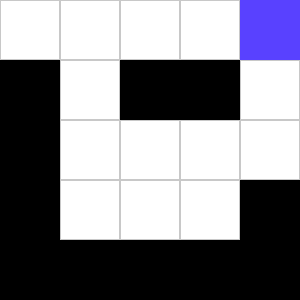

A 2D game scene composited from a Tiled map and its tileset images. What follows is a short description and the map's XML, with every tile layer's data as written:
An orthogonal 5x5 tile map with 60x60 px tiles, 3 tile layers (Hidden Traps, Floor, Objects).

<map version="1.2" tiledversion="1.2.2" orientation="orthogonal" renderorder="right-down" width="5" height="5" tilewidth="60" tileheight="60" infinite="0" nextlayerid="4" nextobjectid="1">
 <tileset firstgid="1" source="../data/objects.tsx" />
 <layer id="3" name="Hidden Traps" width="5" height="5">
  <data encoding="csv">
0,0,0,0,0,
0,0,0,0,0,
0,0,0,0,0,
0,0,0,0,0,
0,0,0,0,0
</data>
 </layer>
 <layer id="1" name="Floor" width="5" height="5">
  <data encoding="csv">
2,2,2,2,2,
2,2,2,2,2,
2,2,2,2,2,
2,2,2,2,2,
2,2,2,2,2
</data>
 </layer>
 <layer id="2" name="Objects" width="5" height="5">
  <data encoding="csv">
0,0,0,0,7,
5,0,5,5,0,
5,0,0,0,0,
5,0,0,0,5,
5,5,5,5,5
</data>
 </layer>
</map>
